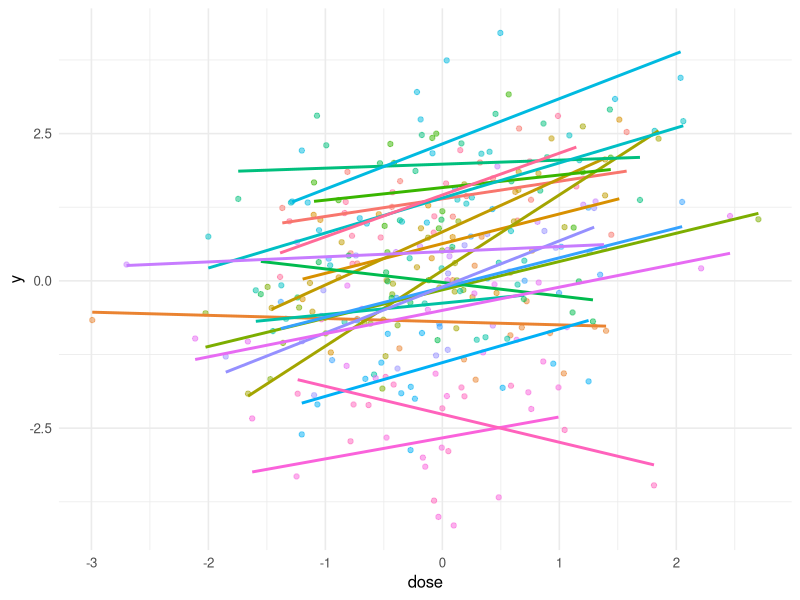

Reproduce this figure in R.
# ============================================================
# Biostatistics Courses
# Course 4 — Week 3, Session 2: brms / Stan, LOO, hierarchical models
# ============================================================

# --- 0. Setup --------------------------------------------------
library(tidyverse)
library(lme4)
set.seed(42)
theme_set(theme_minimal(base_size = 12))

# --- 1. Hypothesis / Goal --------------------------------------
# Fit a two-level hierarchical model (patients nested in centres);
# compare random-intercept vs random-slope; sketch brms version.

# --- 2. Data ---------------------------------------------------
n_centre <- 20; per_centre <- 15
centre <- rep(seq_len(n_centre), each = per_centre)
alpha0 <- rnorm(n_centre, 0, 1)
beta0  <- rnorm(n_centre, 0.5, 0.3)
dose <- rnorm(n_centre * per_centre)
y <- alpha0[centre] + beta0[centre] * dose + rnorm(n_centre * per_centre, 0, 0.7)
d <- tibble(y = y, dose = dose, centre = factor(centre))

# --- 3. Visualise ----------------------------------------------
p1 <- ggplot(d, aes(dose, y, colour = centre)) +
  geom_point(alpha = 0.5) + geom_smooth(method = "lm", se = FALSE) +
  theme(legend.position = "none")
print(p1)

# --- 4. Assumptions --------------------------------------------
# Gaussian random effects on intercepts and slopes; Gaussian residuals.

# --- 5. Conduct / Fit ------------------------------------------
fit_lmer_ri  <- lmer(y ~ dose + (1 | centre), data = d)
fit_lmer_rs  <- lmer(y ~ dose + (dose | centre), data = d)

# brms sketch (not run):
# library(brms)
# m_rs <- brm(y ~ dose + (dose | centre), data = d, ...)
# loo_compare(loo(m_ri), loo(m_rs))

# --- 6. Report -------------------------------------------------
print(anova(fit_lmer_ri, fit_lmer_rs))
print(fixef(fit_lmer_rs))
